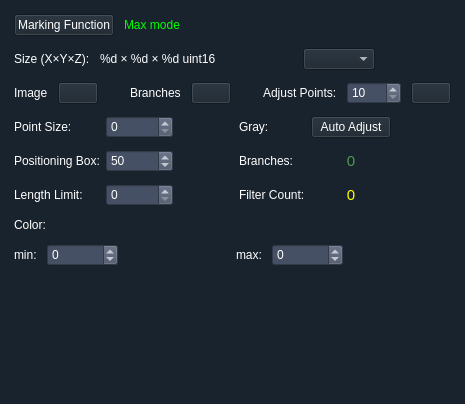
<?xml version="1.0" encoding="UTF-8"?>
<ui version="4.0">
 <class>fun_Form</class>
 <widget class="QWidget" name="fun_Form">
  <property name="geometry">
   <rect>
    <x>0</x>
    <y>0</y>
    <width>465</width>
    <height>404</height>
   </rect>
  </property>
  <property name="windowTitle">
   <string>FunWidget</string>
  </property>
  <property name="styleSheet">
   <string notr="true">color: rgb(255, 255, 255);
background-color: rgb(25, 35, 45);
font: 9pt &quot;微软雅黑&quot;;</string>
  </property>
  <layout class="QHBoxLayout" name="fun_from_hbox">
   <item>
    <layout class="QVBoxLayout" name="fun_form_vbox">
     <item>
      <layout class="QHBoxLayout" name="zsize_fun_hbox">
       <property name="spacing">
        <number>10</number>
       </property>
       <property name="leftMargin">
        <number>3</number>
       </property>
       <property name="topMargin">
        <number>3</number>
       </property>
       <property name="rightMargin">
        <number>3</number>
       </property>
       <property name="bottomMargin">
        <number>3</number>
       </property>
       <item>
        <widget class="QPushButton" name="function_change_button">
         <property name="text">
          <string>Marking Function</string>
         </property>
        </widget>
       </item>
       <item>
        <widget class="QLabel" name="function_change_label">
         <property name="styleSheet">
          <string notr="true">color: rgb(0, 255, 0);
font: 9pt &quot;微软雅黑&quot;;</string>
         </property>
         <property name="text">
          <string>Max mode</string>
         </property>
        </widget>
       </item>
       <item>
        <spacer name="horizontalSpacer_7">
         <property name="orientation">
          <enum>Qt::Horizontal</enum>
         </property>
         <property name="sizeHint" stdset="0">
          <size>
           <width>40</width>
           <height>20</height>
          </size>
         </property>
        </spacer>
       </item>
      </layout>
     </item>
     <item>
      <layout class="QHBoxLayout" name="info_vsize_hbox">
       <property name="spacing">
        <number>10</number>
       </property>
       <property name="leftMargin">
        <number>3</number>
       </property>
       <property name="topMargin">
        <number>3</number>
       </property>
       <property name="rightMargin">
        <number>3</number>
       </property>
       <property name="bottomMargin">
        <number>3</number>
       </property>
       <item>
        <widget class="QLabel" name="info_label">
         <property name="text">
          <string>Size (X×Y×Z):</string>
         </property>
        </widget>
       </item>
       <item>
        <widget class="QLabel" name="info_num_label">
         <property name="text">
          <string>%d × %d × %d uint16</string>
         </property>
        </widget>
       </item>
       <item>
        <spacer name="horizontalSpacer">
         <property name="orientation">
          <enum>Qt::Horizontal</enum>
         </property>
         <property name="sizeHint" stdset="0">
          <size>
           <width>40</width>
           <height>20</height>
          </size>
         </property>
        </spacer>
       </item>
       <item>
        <widget class="QComboBox" name="render_mode_combo"/>
       </item>
       <item>
        <spacer name="horizontalSpacer_13">
         <property name="orientation">
          <enum>Qt::Horizontal</enum>
         </property>
         <property name="sizeHint" stdset="0">
          <size>
           <width>40</width>
           <height>20</height>
          </size>
         </property>
        </spacer>
       </item>
      </layout>
     </item>
     <item>
      <layout class="QHBoxLayout" name="horizontalLayout_2">
       <property name="spacing">
        <number>10</number>
       </property>
       <property name="leftMargin">
        <number>3</number>
       </property>
       <property name="topMargin">
        <number>3</number>
       </property>
       <property name="rightMargin">
        <number>3</number>
       </property>
       <property name="bottomMargin">
        <number>3</number>
       </property>
       <item>
        <widget class="QLabel" name="label_3">
         <property name="text">
          <string>Image</string>
         </property>
        </widget>
       </item>
       <item>
        <widget class="QPushButton" name="show_image_button">
         <property name="text">
          <string/>
         </property>
        </widget>
       </item>
       <item>
        <spacer name="horizontalSpacer_12">
         <property name="orientation">
          <enum>Qt::Horizontal</enum>
         </property>
         <property name="sizeHint" stdset="0">
          <size>
           <width>40</width>
           <height>20</height>
          </size>
         </property>
        </spacer>
       </item>
       <item>
        <widget class="QLabel" name="label_5">
         <property name="text">
          <string>Branches</string>
         </property>
        </widget>
       </item>
       <item>
        <widget class="QPushButton" name="show_lines_button">
         <property name="text">
          <string/>
         </property>
        </widget>
       </item>
       <item>
        <spacer name="horizontalSpacer_11">
         <property name="orientation">
          <enum>Qt::Horizontal</enum>
         </property>
         <property name="sizeHint" stdset="0">
          <size>
           <width>40</width>
           <height>20</height>
          </size>
         </property>
        </spacer>
       </item>
       <item>
        <widget class="QLabel" name="adjust_label">
         <property name="text">
          <string>Adjust Points:</string>
         </property>
        </widget>
       </item>
       <item>
        <widget class="QSpinBox" name="adjust_spinBox">
         <property name="styleSheet">
          <string notr="true">background-color: rgb(70, 80, 100);</string>
         </property>
         <property name="minimum">
          <number>10</number>
         </property>
         <property name="maximum">
          <number>9999</number>
         </property>
        </widget>
       </item>
       <item>
        <widget class="QPushButton" name="dialog_show_Button">
         <property name="text">
          <string/>
         </property>
        </widget>
       </item>
      </layout>
     </item>
     <item>
      <layout class="QHBoxLayout" name="there_button_hbox">
       <property name="spacing">
        <number>10</number>
       </property>
       <property name="leftMargin">
        <number>3</number>
       </property>
       <property name="topMargin">
        <number>3</number>
       </property>
       <property name="rightMargin">
        <number>3</number>
       </property>
       <property name="bottomMargin">
        <number>3</number>
       </property>
       <item>
        <layout class="QGridLayout" name="gridLayout">
         <property name="leftMargin">
          <number>0</number>
         </property>
         <property name="topMargin">
          <number>0</number>
         </property>
         <property name="rightMargin">
          <number>0</number>
         </property>
         <property name="bottomMargin">
          <number>0</number>
         </property>
         <property name="horizontalSpacing">
          <number>6</number>
         </property>
         <property name="verticalSpacing">
          <number>12</number>
         </property>
         <item row="1" column="2">
          <spacer name="horizontalSpacer_3">
           <property name="orientation">
            <enum>Qt::Horizontal</enum>
           </property>
           <property name="sizeHint" stdset="0">
            <size>
             <width>40</width>
             <height>20</height>
            </size>
           </property>
          </spacer>
         </item>
         <item row="0" column="2">
          <spacer name="horizontalSpacer_8">
           <property name="orientation">
            <enum>Qt::Horizontal</enum>
           </property>
           <property name="sizeHint" stdset="0">
            <size>
             <width>40</width>
             <height>20</height>
            </size>
           </property>
          </spacer>
         </item>
         <item row="0" column="5">
          <spacer name="horizontalSpacer_2">
           <property name="orientation">
            <enum>Qt::Horizontal</enum>
           </property>
           <property name="sizeHint" stdset="0">
            <size>
             <width>40</width>
             <height>20</height>
            </size>
           </property>
          </spacer>
         </item>
         <item row="1" column="5">
          <spacer name="horizontalSpacer_4">
           <property name="orientation">
            <enum>Qt::Horizontal</enum>
           </property>
           <property name="sizeHint" stdset="0">
            <size>
             <width>40</width>
             <height>20</height>
            </size>
           </property>
          </spacer>
         </item>
         <item row="2" column="5">
          <spacer name="horizontalSpacer_9">
           <property name="orientation">
            <enum>Qt::Horizontal</enum>
           </property>
           <property name="sizeHint" stdset="0">
            <size>
             <width>40</width>
             <height>20</height>
            </size>
           </property>
          </spacer>
         </item>
         <item row="2" column="2">
          <spacer name="horizontalSpacer_6">
           <property name="orientation">
            <enum>Qt::Horizontal</enum>
           </property>
           <property name="sizeHint" stdset="0">
            <size>
             <width>40</width>
             <height>20</height>
            </size>
           </property>
          </spacer>
         </item>
         <item row="1" column="3">
          <widget class="QLabel" name="label_2">
           <property name="text">
            <string>Branches:</string>
           </property>
           <property name="alignment">
            <set>Qt::AlignLeading|Qt::AlignLeft|Qt::AlignVCenter</set>
           </property>
          </widget>
         </item>
         <item row="1" column="4">
          <widget class="QLabel" name="label_count">
           <property name="styleSheet">
            <string notr="true">color: rgb(76, 156, 76);
font: 11pt;</string>
           </property>
           <property name="text">
            <string>0</string>
           </property>
           <property name="alignment">
            <set>Qt::AlignCenter</set>
           </property>
          </widget>
         </item>
         <item row="2" column="0">
          <widget class="QLabel" name="length_label">
           <property name="text">
            <string>Length Limit:</string>
           </property>
           <property name="alignment">
            <set>Qt::AlignLeading|Qt::AlignLeft|Qt::AlignVCenter</set>
           </property>
          </widget>
         </item>
         <item row="1" column="0">
          <widget class="QLabel" name="label">
           <property name="text">
            <string>Positioning Box:</string>
           </property>
           <property name="alignment">
            <set>Qt::AlignLeading|Qt::AlignLeft|Qt::AlignVCenter</set>
           </property>
          </widget>
         </item>
         <item row="1" column="1">
          <widget class="QDoubleSpinBox" name="boxR_spinBox">
           <property name="styleSheet">
            <string notr="true">background-color: rgb(70, 80, 100);</string>
           </property>
           <property name="decimals">
            <number>0</number>
           </property>
           <property name="minimum">
            <double>1.000000000000000</double>
           </property>
           <property name="maximum">
            <double>999999.000000000000000</double>
           </property>
           <property name="value">
            <double>50.000000000000000</double>
           </property>
          </widget>
         </item>
         <item row="2" column="1">
          <widget class="QDoubleSpinBox" name="length_spinBox">
           <property name="styleSheet">
            <string notr="true">background-color: rgb(70, 80, 100);</string>
           </property>
           <property name="decimals">
            <number>0</number>
           </property>
           <property name="maximum">
            <double>1000.000000000000000</double>
           </property>
          </widget>
         </item>
         <item row="0" column="0">
          <widget class="QLabel" name="size_label">
           <property name="text">
            <string>Point Size:</string>
           </property>
           <property name="alignment">
            <set>Qt::AlignLeading|Qt::AlignLeft|Qt::AlignVCenter</set>
           </property>
          </widget>
         </item>
         <item row="0" column="1">
          <widget class="QDoubleSpinBox" name="size_spinBox">
           <property name="styleSheet">
            <string notr="true">background-color: rgb(70, 80, 100);</string>
           </property>
           <property name="decimals">
            <number>0</number>
           </property>
          </widget>
         </item>
         <item row="0" column="3">
          <widget class="QLabel" name="auto_gray_label">
           <property name="text">
            <string>Gray:</string>
           </property>
           <property name="alignment">
            <set>Qt::AlignLeading|Qt::AlignLeft|Qt::AlignVCenter</set>
           </property>
          </widget>
         </item>
         <item row="0" column="4">
          <widget class="QPushButton" name="gray_auto_change_button">
           <property name="styleSheet">
            <string notr="true"/>
           </property>
           <property name="text">
            <string>Auto Adjust</string>
           </property>
          </widget>
         </item>
         <item row="2" column="3">
          <widget class="QLabel" name="label_4">
           <property name="text">
            <string>Filter Count:</string>
           </property>
          </widget>
         </item>
         <item row="2" column="4">
          <widget class="QLabel" name="filter_nums_label">
           <property name="styleSheet">
            <string notr="true">color: rgb(255, 255, 0);
font: 11pt;</string>
           </property>
           <property name="text">
            <string>0</string>
           </property>
           <property name="alignment">
            <set>Qt::AlignCenter</set>
           </property>
          </widget>
         </item>
        </layout>
       </item>
      </layout>
     </item>
     <item>
      <layout class="QHBoxLayout" name="horizontalLayout">
       <property name="spacing">
        <number>10</number>
       </property>
       <property name="leftMargin">
        <number>3</number>
       </property>
       <property name="topMargin">
        <number>3</number>
       </property>
       <property name="rightMargin">
        <number>3</number>
       </property>
       <property name="bottomMargin">
        <number>3</number>
       </property>
       <item>
        <layout class="QFormLayout" name="graphWidget_form">
         <property name="leftMargin">
          <number>0</number>
         </property>
         <item row="0" column="0">
          <widget class="QLabel" name="gray_label">
           <property name="text">
            <string>Color:</string>
           </property>
          </widget>
         </item>
         <item row="0" column="1">
          <widget class="QWidget" name="graphframe" native="true"/>
         </item>
        </layout>
       </item>
      </layout>
     </item>
     <item>
      <layout class="QHBoxLayout" name="gray_max_min_hbox">
       <property name="spacing">
        <number>10</number>
       </property>
       <property name="leftMargin">
        <number>3</number>
       </property>
       <property name="topMargin">
        <number>3</number>
       </property>
       <property name="rightMargin">
        <number>3</number>
       </property>
       <property name="bottomMargin">
        <number>3</number>
       </property>
       <item>
        <widget class="QLabel" name="gray_min_num_label">
         <property name="text">
          <string>min:</string>
         </property>
        </widget>
       </item>
       <item>
        <widget class="QSpinBox" name="gray_min_num">
         <property name="styleSheet">
          <string notr="true">background-color: rgb(70, 80, 100);</string>
         </property>
         <property name="minimum">
          <number>-99999999</number>
         </property>
         <property name="maximum">
          <number>99999999</number>
         </property>
        </widget>
       </item>
       <item>
        <spacer name="horizontalSpacer_5">
         <property name="orientation">
          <enum>Qt::Horizontal</enum>
         </property>
         <property name="sizeHint" stdset="0">
          <size>
           <width>40</width>
           <height>20</height>
          </size>
         </property>
        </spacer>
       </item>
       <item>
        <widget class="QLabel" name="gray_max_num_label">
         <property name="text">
          <string>max:</string>
         </property>
        </widget>
       </item>
       <item>
        <widget class="QSpinBox" name="gray_max_num">
         <property name="styleSheet">
          <string notr="true">background-color: rgb(70, 80, 100);</string>
         </property>
         <property name="minimum">
          <number>-99999999</number>
         </property>
         <property name="maximum">
          <number>99999999</number>
         </property>
        </widget>
       </item>
       <item>
        <spacer name="horizontalSpacer_10">
         <property name="orientation">
          <enum>Qt::Horizontal</enum>
         </property>
         <property name="sizeHint" stdset="0">
          <size>
           <width>40</width>
           <height>20</height>
          </size>
         </property>
        </spacer>
       </item>
      </layout>
     </item>
     <item>
      <spacer name="verticalSpacer">
       <property name="orientation">
        <enum>Qt::Vertical</enum>
       </property>
       <property name="sizeHint" stdset="0">
        <size>
         <width>20</width>
         <height>40</height>
        </size>
       </property>
      </spacer>
     </item>
    </layout>
   </item>
  </layout>
 </widget>
 <resources/>
 <connections/>
</ui>
